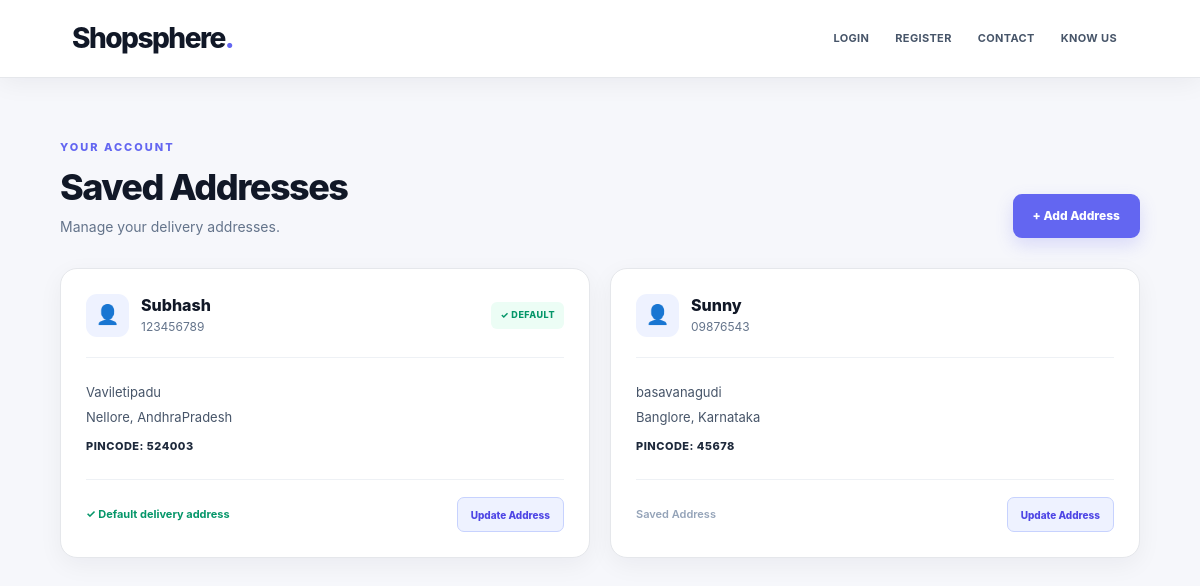
Page /orders/address_list/ on the committed database.
### orders/models.py (models this page shows)
class Address(models.Model):
    user=models.ForeignKey(User,on_delete=models.CASCADE)
    fullname=models.CharField(max_length=100)
    mobile=models.CharField(max_length=15)
    address_line=models.TextField()
    city=models.CharField(max_length=50)
    state=models.CharField(max_length=50)
    pincode=models.CharField(max_length=10)
    is_default=models.BooleanField(default=False)
    created_at=models.DateTimeField(auto_now_add=True)

### orders/views.py (the view)
# urls.py: path('address_list/',address_list,name='address_list'),
def address_list(request):
    address=Address.objects.all()
    return render(request,'address_list.html',{'address':address})

### orders/templates/address_list.html (shortened to what this page needs)
{% extends 'main.html' %}
{% load static %}
{% block head %}
<link rel="stylesheet" href="{% static 'CSS/address_list.css' %}">
{% endblock %}
{% block content %}
<div class="address-list-page">
    <div class="address-list-header">
        <div>
            <span>YOUR ACCOUNT</span>
            <h1>Saved Addresses</h1>
            <p>Manage your delivery addresses.</p>
        </div>
        <a href="{% url 'add_address' %}" class="add-address-btn">+ Add Address</a>
    </div>
    <div class="address-list-container">
        {% for i in address %}
        <div class="saved-address-card">
            <div class="saved-address-top">
                <div class="address-person">
                    <div class="person-icon">👤</div>
                    <div>
                        <h2>{{i.fullname}}</h2>
                        <span>{{i.mobile}}</span>
                    </div>
                </div>
                {% if i.is_default %}
                <span class="default-badge">✓ DEFAULT</span>
                {% endif %}
            </div>
            <div class="address-details">
                <p>{{i.address_line}}</p>
                <p>{{i.city}}, {{i.state}}</p>
                <p class="pincode">PINCODE: {{i.pincode}}</p>
            </div>
            <div class="address-card-footer">
                {% if i.is_default %}
                <span class="default-text">✓ Default delivery address</span>
                {% else %}
                <span class="saved-text">Saved Address</span>
                {% endif %}
                <a href="{% url 'update_address' i.id %}" class="update-address-btn">Update Address</a>
            </div>
        </div>
        {% endfor %}
    </div>
</div>
{% endblock %}

### static/CSS/style.css (style rules this page uses)
* { margin: 0; padding: 0; box-sizing: border-box; }
html { scroll-behavior: smooth; }
body { min-height: 100vh; font-family: "Inter", "Segoe UI", Roboto, Arial, sans-serif; background: #f6f7fb; color: #1f2937; line-height: 1.6; }
a { text-decoration: none; color: inherit; }
h1, h2, h3, h4, h5, h6 { color: #111827; line-height: 1.25; }

### orders/static/CSS/address_list.css (style rules this page uses)
.address-list-page { min-height: calc(100vh - 76px); padding: 55px 5% 80px; background: #f6f7fb; }
.address-list-header { width: 100%; max-width: 1100px; margin: 0 auto 30px; display: flex; align-items: flex-end; justify-content: space-between; gap: 20px; }
.address-list-header span { color: #6366f1; font-size: 11px; font-weight: 800; letter-spacing: 2px; }
.address-list-header h1 { margin: 6px 0 0; color: #111827; font-size: 36px; font-weight: 800; letter-spacing: -1.5px; }
.address-list-header p { margin-top: 6px; color: #64748b; font-size: 14px; }
.add-address-btn { min-height: 44px; display: inline-flex; align-items: center; justify-content: center; padding: 0 20px; border-radius: 9px; background: #6366f1; color: #ffffff; font-size: 12px; font-weight: 800; text-decoration: none; box-shadow: 0 7px 18px rgba(99,102,241,0.20); transition: all 0.25s ease; }
.address-list-container { width: 100%; max-width: 1100px; margin: 0 auto; display: grid; grid-template-columns: repeat(2, minmax(0, 1fr)); gap: 20px; }
.saved-address-card { padding: 25px; background: #ffffff; border: 1px solid #e5e7eb; border-radius: 17px; box-shadow: 0 7px 25px rgba(15,23,42,0.05); transition: all 0.3s ease; }
.saved-address-top { display: flex; align-items: center; justify-content: space-between; gap: 15px; padding-bottom: 20px; border-bottom: 1px solid #eef1f5; }
.address-person { display: flex; align-items: center; gap: 12px; }
.person-icon { width: 43px; height: 43px; display: flex; align-items: center; justify-content: center; border-radius: 11px; background: #eef2ff; font-size: 19px; }
.address-person h2 { color: #111827; font-size: 16px; font-weight: 800; }
.address-person span { display: block; margin-top: 2px; color: #64748b; font-size: 12px; }
.default-badge { padding: 6px 9px; border-radius: 6px; background: #ecfdf5; color: #059669; font-size: 9px; font-weight: 800; letter-spacing: 0.5px; white-space: nowrap; }
.address-details { padding: 20px 0; }
.address-details p { margin: 4px 0; color: #475569; font-size: 13px; line-height: 1.6; }
.address-details .pincode { margin-top: 10px; color: #1e293b; font-size: 11px; font-weight: 800; letter-spacing: 0.5px; }
.address-card-footer { display: flex; align-items: center; justify-content: space-between; gap: 15px; padding-top: 17px; border-top: 1px solid #eef1f5; }
.default-text { color: #059669; font-size: 11px; font-weight: 700; }
.saved-text { color: #94a3b8; font-size: 11px; font-weight: 600; }
.update-address-btn { display: inline-flex; align-items: center; justify-content: center; min-height: 35px; padding: 0 13px; border: 1px solid #c7d2fe; border-radius: 7px; background: #eef2ff; color: #4f46e5; font-size: 10px; font-weight: 800; text-decoration: none; transition: all 0.25s ease; }

### rows in the picture
Address: fullname "Subhash", mobile "123456789", is_default "✓ DEFAULT", address_line "Vaviletipadu", city "Nellore", state "AndhraPradesh", pincode "524003"
Address: fullname "Sunny", mobile "09876543", address_line "basavanagudi", city "Banglore", state "Karnataka", pincode "45678", is_default "Saved Address"
